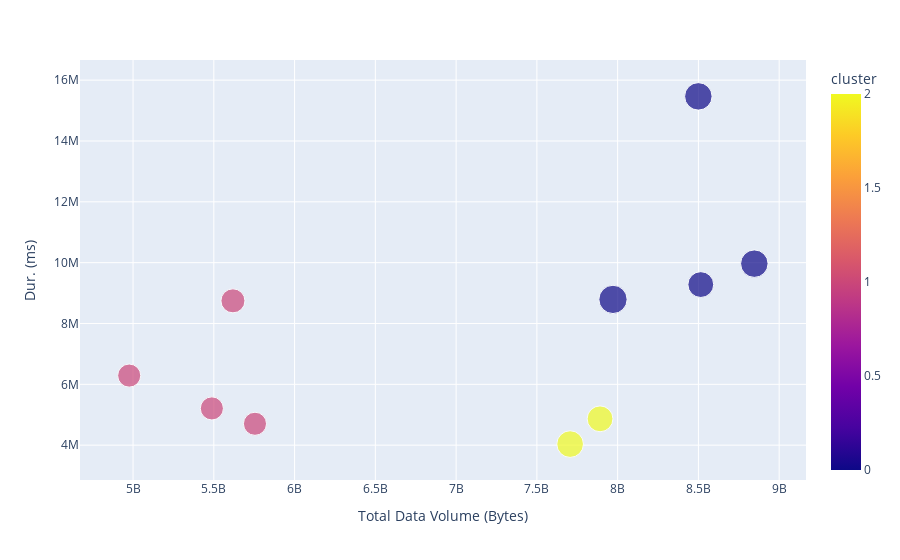

This figure's notebook cell:
### Code cell
fig = px.scatter(top_engagement, x='Total Data Volume (Bytes)', y='Dur. (ms)',
                 color='cluster', size='xDR Sessions')
fig.show()

### Figure 1 — Plotly figure (JSON) as saved in the notebook; plotly's stock layout.template omitted (floating-point values rounded to 4 significant figures)
{"data": [{"hovertemplate": "Total Data Volume (Bytes)=%{x}<br>Dur. (ms)=%{y}<br>xDR Sessions=%{marker.size}<br>cluster=%{marker.color}<extra></extra>", "legendgroup": "", "marker": {"color": [0, 0, 0, 2, 2, 0, 1, 1, 1, 1], "coloraxis": "coloraxis", "size": [18, 17, 17, 16, 15, 15, 13, 12, 12, 12], "sizemode": "area", "sizeref": 0.045, "symbol": "circle"}, "mode": "markers", "name": "", "orientation": "v", "showlegend": false, "type": "scatter", "x": [7971167261, 8846226494, 8499620722, 7705862783, 7891110608, 8514773963, 5618394054, 4976195043, 5487855293, 5754730859], "xaxis": "x", "y": [8791927, 9966898, 15470000.0, 4035428, 4865947, 9279434, 8744914, 6287761, 5207990, 4703516], "yaxis": "y"}], "layout": {"coloraxis": {"colorbar": {"title": {"text": "cluster"}}, "colorscale": [[0, "#0d0887"], [0.1111, "#46039f"], [0.2222, "#7201a8"], [0.3333, "#9c179e"], [0.4444, "#bd3786"], [0.5556, "#d8576b"], [0.6667, "#ed7953"], [0.7778, "#fb9f3a"], [0.8889, "#fdca26"], [1, "#f0f921"]]}, "legend": {"itemsizing": "constant", "tracegroupgap": 0}, "margin": {"t": 60}, "xaxis": {"anchor": "y", "domain": [0, 1], "title": {"text": "Total Data Volume (Bytes)"}}, "yaxis": {"anchor": "x", "domain": [0, 1], "title": {"text": "Dur. (ms)"}}}}
